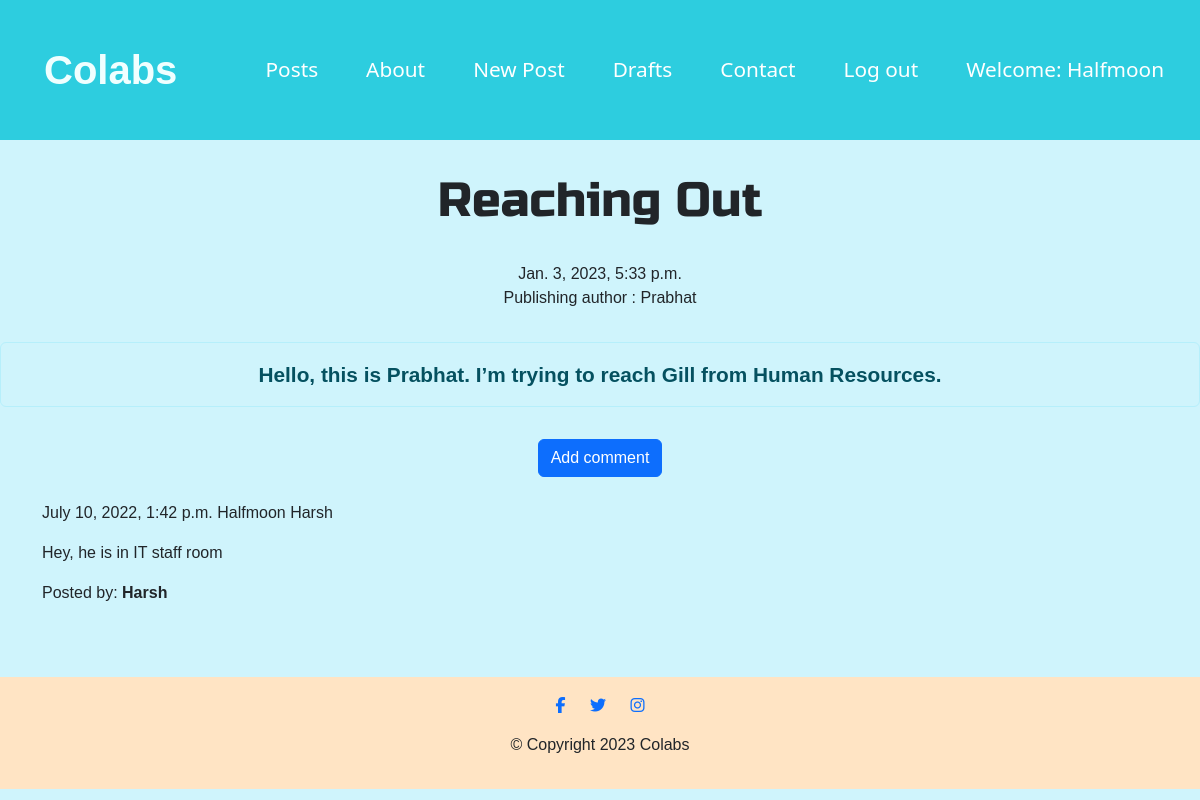
The page /post/8 (signed in) on the database its author committed.
### blog/models.py (models this page shows, shortened)
class Post(models.Model):
    author = models.ForeignKey('auth.User',on_delete=models.CASCADE)
    title = models.CharField(max_length=200)
    text = models.TextField()
    created_date = models.DateTimeField(default=timezone.now)
    published_date = models.DateTimeField(blank=True, null=True)

class Comment(models.Model):
    post = models.ForeignKey('blog.Post', related_name='comments',on_delete=models.CASCADE)
    author = models.CharField(max_length=200 )
    text = models.TextField()
    created_date = models.DateTimeField(default=timezone.now)
    approved_comment = models.BooleanField(default=False)

### blog/views.py (the view)
# urls.py: path('post/<int:pk>', views.PostDetailView.as_view(), name='post_detail'),
class PostDetailView(LoginRequiredMixin,DetailView):
    login_url = '/login/'
    model = Post

### blog/templates/blog/post_detail.html (shortened to what this page needs)
{% extends 'blog/base.html' %}
{% block content %}
        <h1 class='posttitle loader' style="padding-top: 2rem;">{{ post.title }}</h1>
        {% if post.published_date %}
            <div class="date postdate" style="margin-top: 2rem;">
                {{ post.published_date }}
                <p> Publishing author : {{post.author}}</p>
            </div>
            <div class=" text-center alert alert-info " style="margin: auto; font-weight:bold; font-size:1.3rem; margin-top: 2rem;">
              {{post.text}}
            </div>
        {% endif %}
  {% if user.is_authenticated %}
  {% if post.published_date %}
  <div class="text-center">
    <a class="btn btn-primary " href="{% url 'add_comment_to_post' pk=post.pk %}" style="margin-top: 2rem;">Add comment</a>
  </div>
  {% else %}
  <div class="text-center">
  <a class="btn btn-primary " href="{% url 'add_comment_to_post' pk=post.pk %}" style="margin-top: 2rem;">Add Initial comment</a>
</div>
  {% endif %}
  {% endif %}
  <div class="container">
  {% for comment in post.comments.all %}
  <br>
      {% if user.is_authenticated  %}
              {{ comment.created_date }}
              {{request.user}}
              {{comment.author}}
          <p>{{ comment.text|safe|linebreaks }}</p>
          <p>Posted by: <strong>{{ comment.author }}</strong></p>
      {% endif %}
  {% empty %}
      <p class="text-center" style="margin: 2%;">No comments posted.</p>
  {% endfor %}
</div>
<footer class="white-section" id="footer">
  <div class="container-fluid">
    <a href="http://www.facebook.com" i class="social-icon fab fa-facebook-f"></a>
    <a href="http://www.twitter.com" i class="social-icon fab fa-twitter"></a>
    <a href="http://www.instagram.com"> <i class=" social-icon fa-brands fa-instagram"></i></a>
    <p>© Copyright 2023 Colabs</p>
  </div>
</footer>
{% endblock %}

### blog/templates/blog/base.html (shortened to what this page needs)
<!DOCTYPE html>
{% load static %}
<html>
  <head>
    <link rel="stylesheet" href="{% static 'css/bootstrap.css' %}">
    <link rel="stylesheet" href="{% static 'css/blog.css' %}">
  </head>
  <body style="background-color: #cff4fc;">
    <section class="colored-section" id="title">
      <nav class="navbar navbar-expand-lg" style="background-color: #2DCDDF;">
        <div class="container-fluid">
          <a class="navbar-brand" href="{% url 'index' %}">Colabs</a>
          <div class="collapse navbar-collapse" id="navbarSupportedContent">
            <ul class="navbar-nav ms-auto mb-2 mb-lg-0">
              <li class="nav-item">
                <a class="nav-link nav-link-index " href="{% url 'post_list' %}">Posts</a>
              </li>
              <li class="nav-item">
                <a class=" nav-link nav-link-index" href="{% url 'about' %}">About</a>
              </li>
              {% if user.is_authenticated %}
              <li class="nav-item">
                <a class="nav-link nav-link-index " href="{% url 'post_new' %}">New Post</a>
              </li>
              <li class="nav-item">
                <a class="nav-link nav-link-index" href="{% url 'post_draft_list' %}">Drafts</a>
              </li>
              <li class="nav-item">
                <a class="nav-link nav-link-index" href="{% url 'contact' %}">Contact</a>
              </li>
              <li class="nav-item">
                <a class="nav-link nav-link-index" href="{% url 'logout' %}">Log out</a>
              </li>
              <li class="nav-item">
                <a class="nav-link  nav-link-index" style="color:white;">Welcome: {{ user.username }}</a>
              </li>
              {% else %}
              <li class="nav-item">
                <a class="nav-link"  href="{% url 'login' %}" aria-label="Login"><span class="fa fa-user" aria-hidden="true"></span></a>
              </li>
              {% endif %}
            </ul>
          </div>
        </div>
      </nav>
</section>
                      {% block content %}
                      {% endblock %}
  </body>
</html>

### blog/static/css/blog.css (style rules this page uses)
body { background-color: whitesmoke; font-family: sans-serif; }
* { margin: 0rem; padding: 0rem; }
.navbar-brand { font-family: 'Gill Sans', 'Gill Sans MT', Calibri, 'Trebuchet MS', sans-serif; font-size: 2.5rem; font-weight: bold; padding: 2rem; color:azure; }
.nav-item { margin: 1rem; }
a { text-decoration: none; }
.nav-link { color:white; font-weight:500; font-family: 'Segoe UI', Tahoma, Geneva, Verdana, sans-serif; font-size:1.3em; }
.nav-link-index { color: white; }
.postdate { text-align: center; }
.posttitle { font-family: 'Russo One', sans-serif; font-size: 3em; text-align: center; }
.social-icon { margin: 20px 10px; }
.white-section { margin-top: 6%; background-color: bisque; padding: 0%; text-align: center; padding-bottom: 1rem; }

### rows shown on the page
Post: title "Reaching Out", published_date "Jan. 3, 2023, 5:33 p.m.", author "Prabhat", text "Hello, this is Prabhat. I’m trying to reach Gill from Human Resources."
Comment: created_date "July 10, 2022, 1:42 p.m.", author "Harsh", text "Hey, he is in IT staff room"

### other values the page prints
{{ user.username }} "Halfmoon"
{{ request.user }} "Halfmoon"
